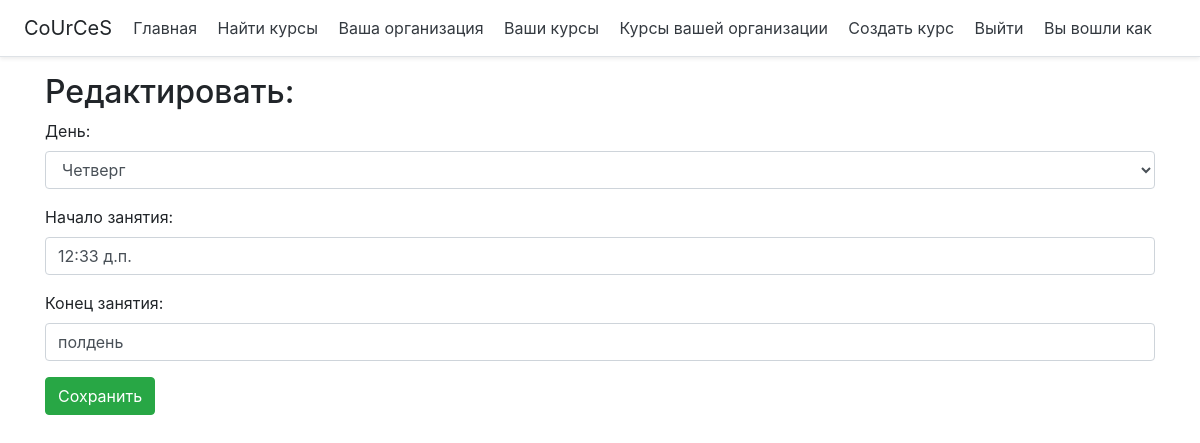
The app's page /edit-schedule/4/ with its own data.
### cource/models.py (models this page shows, shortened)
class Schedule(models.Model):
    DAY_CHOICES = [
        ('Понедельник', 'Понедельник'),
        ('Вторник', 'Вторник'),
        ('Среда', 'Среда'),
        ('Четверг', 'Четверг'),
        ('Пятница', 'Пятница'),
        ('Суббота', 'Суббота'),
        ('Воскресенье', 'Воскресенье'),
    ]
    cource = models.ForeignKey(Cource, on_delete = models.CASCADE)
    day = models.CharField('День', choices=DAY_CHOICES, max_length=100)
    from_time = models.TimeField('Начало занятия')
    to_time = models.TimeField('Конец занятия')

### cource/views.py (the view)
# urls.py: path('edit-schedule/<int:schedule_id>/', views.edit_schedule, name='edit_schedule'),
def edit_schedule(request, schedule_id):
    schedule = Schedule.objects.get(id=schedule_id)
    if request.method == "POST":
        schedule.day = request.POST.get("day")
        schedule.from_time = request.POST.get("from_time")
        schedule.to_time = request.POST.get("to_time")
        cource_id = schedule.cource.id
        schedule.save()
        return redirect('edit_cource', cource_id)
    else:
        context = {
            'schedule': schedule,
            'DAY_CHOICES': Schedule.DAY_CHOICES,
        }
        return render(request, 'cource/schedule/edit_schedule.html', context)

### cource/templates/cource/schedule/edit_schedule.html (shortened to what this page needs)
{% extends "cource/base_user.html" %}
{% block content %}
    <h2>Редактировать:</h2>
    <form method="post">
        <p>
            <label for="day">День:</label>
            <select class='form-control' name="day" required>
                {% for day in DAY_CHOICES %}
                    {% ifequal schedule.day day.0 %}
                        <option selected value="{{ day.0 }}">{{ day.1 }}</option>
                    {% else %}
                        <option value="{{ day.0 }}">{{ day.1 }}</option>
                    {% endifequal %}
                {% endfor %}
            </select>
        </p>
        <p>
            <label for="from_time">Начало занятия:</label>
            <input class='form-control' placeholder="HH:MM" type="text" name="from_time" value="{{ schedule.from_time }}" required>
        </p>
        <p>
            <label for="to_time">Конец занятия:</label>
            <input class='form-control' placeholder="HH:MM" type="text" name="to_time" value="{{ schedule.to_time }}" required>
        </p>
        <p><button type="submit" class="btn btn-success">Сохранить</button></p>
    </form>
{% endblock %}

### records on screen
Schedule: day "Четверг", from_time "12:33 д.п.", to_time "полдень"
